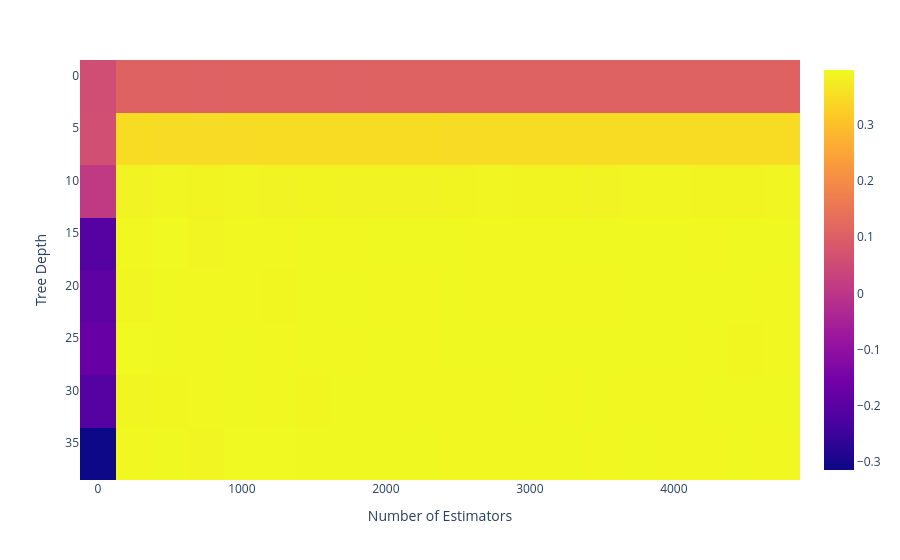

The notebook cell this image was saved under:
### Code cell
fig = px.imshow(Scores_mean,labels=dict(x='Number of Estimators',y='Tree Depth'),y=grid['max_depth'],x=grid['n_estimators'],aspect='auto')
fig.show()

### Figure 1 — Plotly figure (JSON) as saved in the notebook; plotly's stock layout.template omitted (floating-point values rounded to 4 significant figures; data arrays with more than 128 entries replaced by an {"elided": "..."} marker saying what was removed)
{"data": [{"coloraxis": "coloraxis", "hovertemplate": "Number of Estimators: %{x}<br>Tree Depth: %{y}<br>color: %{z}<extra></extra>", "name": "0", "type": "heatmap", "x": [1, 251, 501, 751, 1001, 1251, 1501, 1751, 2001, 2251, 2501, 2751, 3001, 3251, 3501, 3751, 4001, 4251, 4501, 4751], "xaxis": "x", "y": [1, 6, 11, 16, 21, 26, 31, 36], "yaxis": "y", "z": {"elided": "8x20 float values"}}], "layout": {"coloraxis": {"colorscale": [[0, "#0d0887"], [0.1111, "#46039f"], [0.2222, "#7201a8"], [0.3333, "#9c179e"], [0.4444, "#bd3786"], [0.5556, "#d8576b"], [0.6667, "#ed7953"], [0.7778, "#fb9f3a"], [0.8889, "#fdca26"], [1, "#f0f921"]]}, "margin": {"t": 60}, "xaxis": {"anchor": "y", "domain": [0, 1], "title": {"text": "Number of Estimators"}}, "yaxis": {"anchor": "x", "autorange": "reversed", "domain": [0, 1], "title": {"text": "Tree Depth"}}}}
